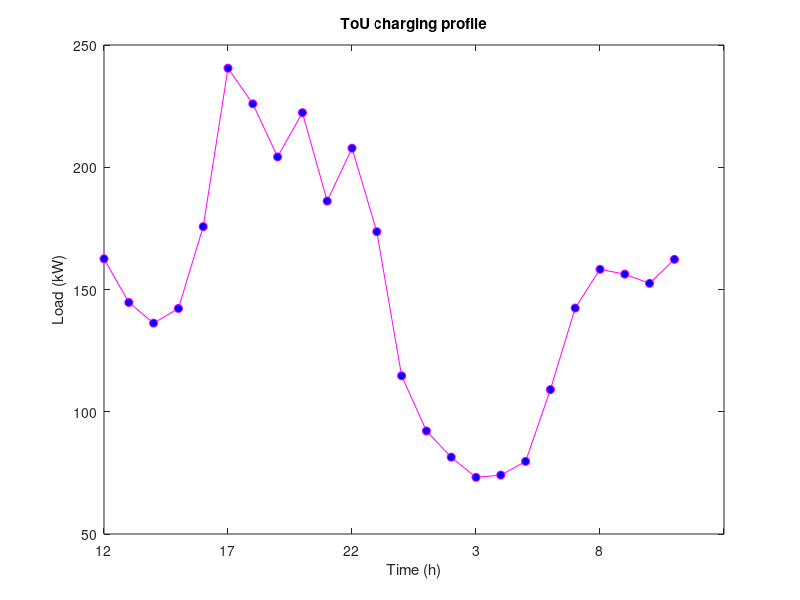

Source code (MATLAB): (Note: this script raises an error after producing the figure.)
Smin = 0.1;
Smax = 1;
capBat = 60; % in kWh (Tesla Model Y)
Emax = 10; % in kW
cap = 240; % Grid (Transformer) capacity

offPeak = 0.37067; % Prices per kWh
onPeak = 0.48695;

priceElec = zeros(1,24);
priceElec(8:22) = onPeak; % Day tarrif is from 7am until 22pm
priceElec(priceElec == 0) = offPeak; % Night tariff is from 22pm until 7am

EVnumber = 10;
EVs = zeros(EVnumber,5);
for i = 1:EVnumber
    %TODO: Stochastic battery capacity? 
    EVs(i,1) = unifrnd(40,80); % Battery capacity of the car
    EVs(i,2) = unifrnd(Smin,Smax-0.1); % 1st column: initial SoC
    EVs(i,3) = unifrnd(max(EVs(i,2),0.6),Smax); % 2nd column: Sobj
    EVs(i,4) = EVs(i,1)*(EVs(i,3)-EVs(i,2)); % 3rd column: energy to get to Sobj
    EVs(i,5) = max(offPeak,normrnd(.44,0.1)); % price for which EV will defer charging
    EVs(i,6) = round(normrnd(17,3)); % arrival time (16th index equals 17h)
    EVs(i,7) = min(round(normrnd(8,2)),max(EVs(:,6))); % departure time
end

beginPlot = min(EVs(:,6));
t1 = [0 1 2 3 4 5 6 7 8 9 10 11 12 13 14 15 16 17 18 19 20 21 22 23];
baseload = [92.684 82.153 79.172 73.166 74.093 79.684 109.067 142.416 158.256 156.271 152.508 162.324 152.579 139.126 136.246 142.246 155.712 230.033 216.728 204.236 222.338 186.18 161.535 130.007];

demandToU = zeros(EVnumber,size(t1,2));
for i=1:EVnumber
    energy = EVs(i,4);
    tarr = EVs(i,6);
    tdep = EVs(i,7);
    priceElecCurr = circshift(priceElec,-tarr);
    currVehicle = zeros(1,24);
    t = 1;
    while t ~= (tdep + 24 - tarr)
        if priceElecCurr(t) <= EVs(i,5)
            if energy >= Emax
                currVehicle(t) = Emax;
                energy = energy - Emax;
            else 
                currVehicle(t) = energy;
                break
            end
        end
        t=t+1;
    end
    demandToU(i,:) = circshift(currVehicle,tarr);
end

totalToU = sum(demandToU, 1);
ToUShifted = circshift(totalToU+baseload,-beginPlot);
xLabels = [beginPlot mod(beginPlot+5,24) mod(beginPlot+10,24) mod(beginPlot+15,24) mod(beginPlot+20,24)];

figure(1)
plot(t1,ToUShifted,'-om','MarkerFaceColor','b')
xticklabels(xLabels)
% xlim([0 23])
title('ToU charging profile')
xlabel('Time (h)')
ylabel('Load (kW)')
ax = gca; 
ax.FontSize = 12;
ylim([0 cap+30]);
hold on 

yline(cap, '-r')
hold off